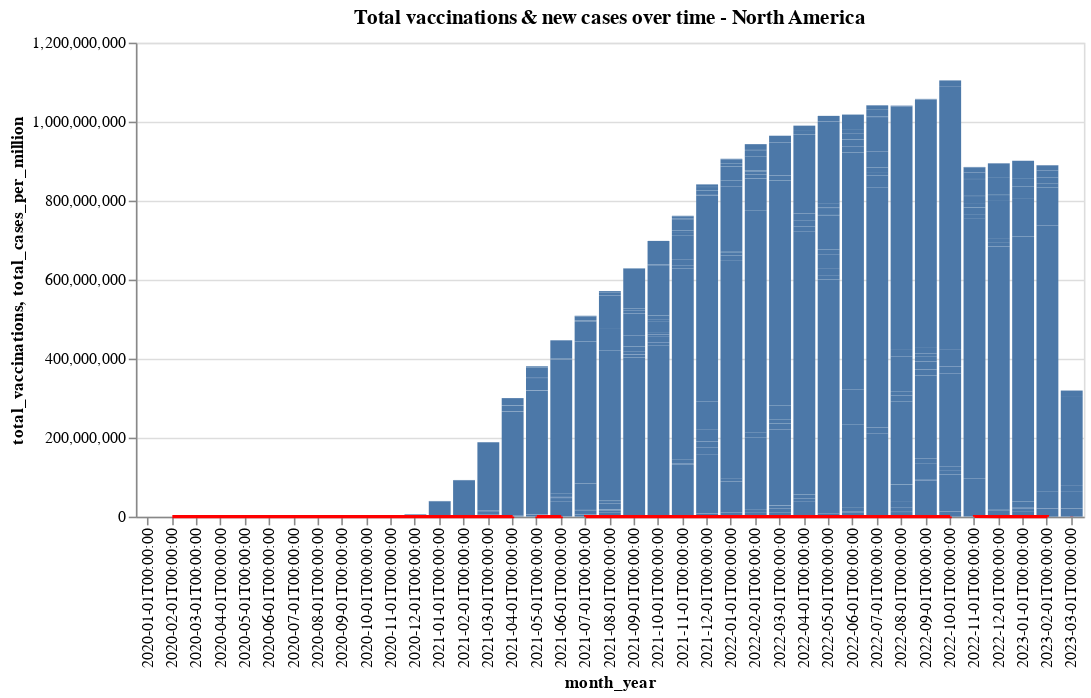

Notebook cell for this chart:
### Markdown cell above
Let's observe the total case per million trend with increasing vaccinatio  count:

### Code cell
base = alt.Chart(data_grouped).encode(x='month_year:O').properties(title='Total vaccinations & new cases over time - North America')

bar = base.mark_bar().encode(y='total_vaccinations:Q')

line =  base.mark_line(color='red').encode(
    y='total_cases_per_million:Q'
)

(bar + line).properties(width=600)

### Figure 1 — Vega-Lite specification as saved in the notebook (floating-point values rounded to 4 significant figures; data arrays with more than 128 entries replaced by an {"elided": "..."} marker saying what was removed)
{"config": {"view": {"continuousWidth": 400, "continuousHeight": 300}}, "layer": [{"mark": "bar", "encoding": {"x": {"field": "month_year", "type": "ordinal"}, "y": {"field": "total_vaccinations", "type": "quantitative"}}, "title": "Total vaccinations & new cases over time - North America"}, {"mark": {"type": "line", "color": "red"}, "encoding": {"x": {"field": "month_year", "type": "ordinal"}, "y": {"field": "total_cases_per_million", "type": "quantitative"}}, "title": "Total vaccinations & new cases over time - North America"}], "data": {"name": "data-10f076ef03dd2ea76a880802c3c2923a"}, "width": 600, "$schema": "https://vega.github.io/schema/vega-lite/v4.17.0.json", "datasets": {"data-10f076ef03dd2ea76a880802c3c2923a": {"elided": "1341 records"}}}
